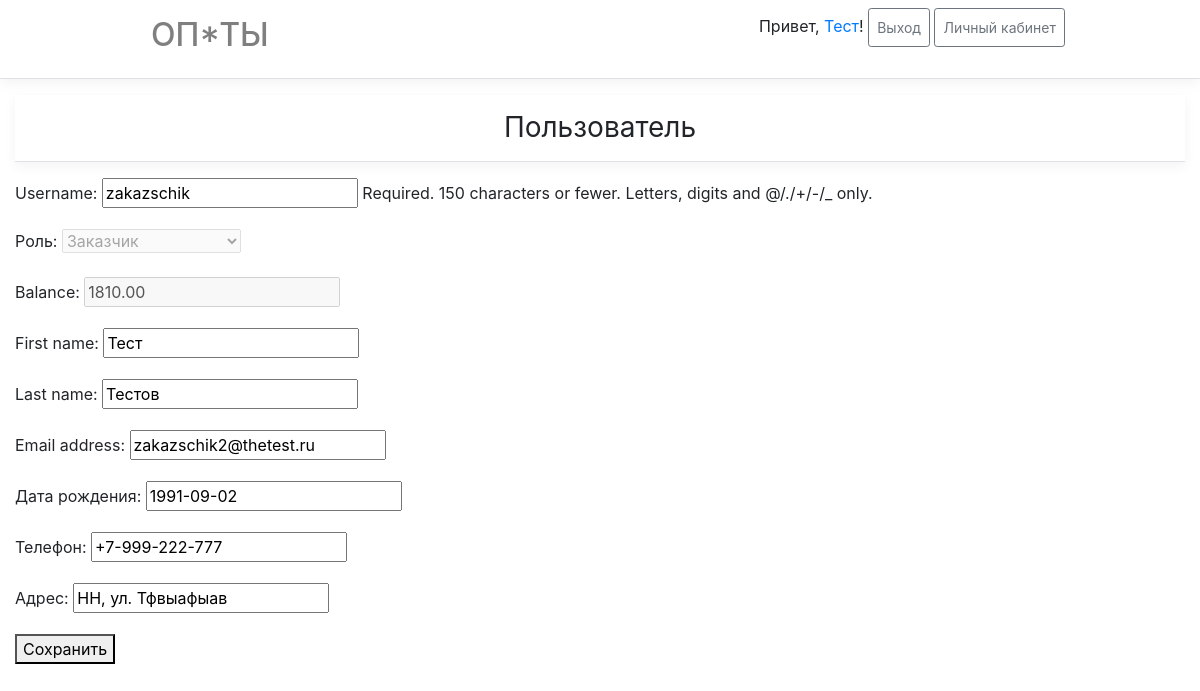
The page /users/3/ (signed in) on the database as committed earlier.
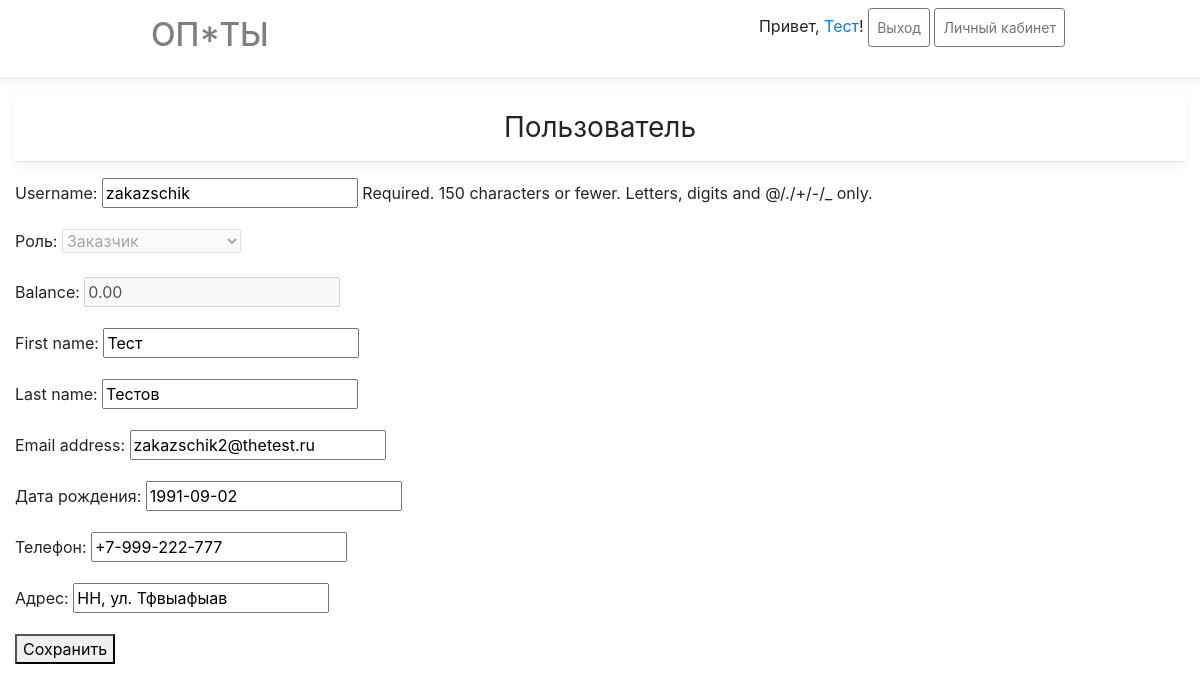
The same page on the database as committed later.
### main/models.py (models this page shows, shortened)
class User(AbstractUser):
    objects = UserManager()
    phone = models.CharField('Телефон', max_length=20)
    location = models.CharField('Адрес', max_length=255)
    birth_date = models.DateField('Дата рождения', blank=True, default='')
    role = models.PositiveSmallIntegerField('Роль', choices=tuple(Roles), default=Roles.UNREGISTERED)
    balance = models.DecimalField(max_digits=10, decimal_places=2, default=0)

### main/views.py (the view, shortened to what this page needs)
# urls.py: path('users/<int:pk>/', main_views.UserDetailsView.as_view(), name=main_views.UserDetailsView.url_name),
class UserDetailsView(LoginRolesOwnerRequiredUpdateViewMixin, WithLogedUserInContextViewMixin, UpdateView):
    template_name = 'main/user_details.html'
    url_name = 'user_details'
    form_class = UserForm
    allowed_roles = (Roles.UNREGISTERED, Roles.ZAKAZSCHIK, Roles.ZAKUPSCHIK)
    model = _models.User
    def get_form_kwargs(self):
        kwargs = super().get_form_kwargs()
        kwargs['user'] = self.user
        return kwargs
    def dispatch(self, request, *args, **kwargs):
        return super().dispatch(request, *args, **kwargs)

### main/forms.py
class UserForm(forms.ModelForm):
    def __init__(self, **kwargs):
        self.user = kwargs.pop('user', None)
        super().__init__(**kwargs)
        if self.user.role != Roles.ADMINISTRATOR:
            self.fields['role'].disabled = True
            self.fields['balance'].disabled = True
    class Meta:
        model = User
        fields = ('username', 'role', 'balance', 'first_name', 'last_name', 'email', 'birth_date', 'phone', 'location')

### main/core/view_mixins.py (called while the page is built)
    def dispatch(self, request, *args, **kwargs):
        self.user = request.user
        if not self.user.is_authenticated:
            return self.handle_no_permission()
        if self.user.role not in self.allowed_roles and self.user.role != Roles.ADMINISTRATOR:
            return self.handle_no_permission()
        return super().dispatch(request, *args, **kwargs)

    def get(self, *args, **kwargs):
        if not self._is_it_allowed(**kwargs):
            return self.handle_no_permission()
        return super().get(*args, **kwargs)

    def dispatch(self, request, *args, **kwargs):
        self.user = request.user
        return super().dispatch(request, *args, **kwargs)

### main/templates/main/user_details.html (shortened to what this page needs)
{% extends 'base.html' %}
{% block content %}
<div class="container table-container">
    <h3 class="font-weight-normal text-center py-3 mb-3 border-bottom box-shadow">
        Пользователь
    </h3>
    <form method="post" enctype="multipart/form-data">
        {{ form.as_p }}
        <button type="submit">Сохранить</button>
    </form>
</div>
{% endblock content %}

### templates/base.html (shortened to what this page needs)
{% load static %}
<!DOCTYPE html>
<html lang="en">
<head>
    <link rel="stylesheet" href="https://stackpath.bootstrapcdn.com/bootstrap/4.3.1/css/bootstrap.min.css">
    <link rel="stylesheet" href="{% static 'css/styles.css' %}">
</head>
<body>
    <div class="mb-3 border-bottom box-shadow">
        <div class="container">
        <div class="row justify-content-between">
            <div class="col-6">
                <h2 class="d-flex justify-content-between align-items-center py-2">
                     <a class="nav-link active" href="{% url 'main:index' %}" style="color: rgba(0,0,0,.5);">ОП*ТЫ</a>
                </h2>
            </div>
                {% if user_is_authenticated %}
                    <div class="col-6">
                        <div class="py-2 text-right">
                            {% if user_first_name and user_last_name %}
                                <span> Привет, <a href="{% url 'main:user_details' pk=user_pk %}" title="Детальная информация о пользователе">{{ user_first_name }}</a>!</span>
                            {% else %}
                                <span> Логин: {{ username }} </span>
                            {% endif %}
                            <a class="py-2 btn btn-sm btn-outline-secondary" href="{% url 'main:logout' %}">Выход</a>
                            {% if user_role == roles.ADMINISTRATOR %}
                                <a class="py-2 btn btn-sm btn-outline-secondary" href="{% url 'main:administrator' %}">Личный кабинет</a>
                            {% elif user_role == roles.ZAKUPSCHIK %}
                                <a class="py-2 btn btn-sm btn-outline-secondary" href="{% url 'main:zakupschik' %}">Личный кабинет</a>
                            {% else %}
                                <a class="py-2 btn btn-sm btn-outline-secondary" href="{% url 'main:zakazschik' %}">Личный кабинет</a>
                            {% endif %}
                        </div>
                {% else %}
                    <div class="col-3 text-right">
                        <div class="py-3 btn-group">
                            <a class="btn btn-sm btn-outline-secondary " href="{% url 'main:signup' %}">Регистрация</a>
                            <a class="btn btn-sm btn-outline-secondary" href="{% url 'main:login' %}">Войти</a>
                        </div>
                {% endif %}
                    </div>
                    </div>
            </div>
        </div>
    {% block content %}{% endblock %}
</body>
</html>

Rows that differ between the two databases and show on the page:
changed User "Тест": balance "1810.00" → "0.00"
